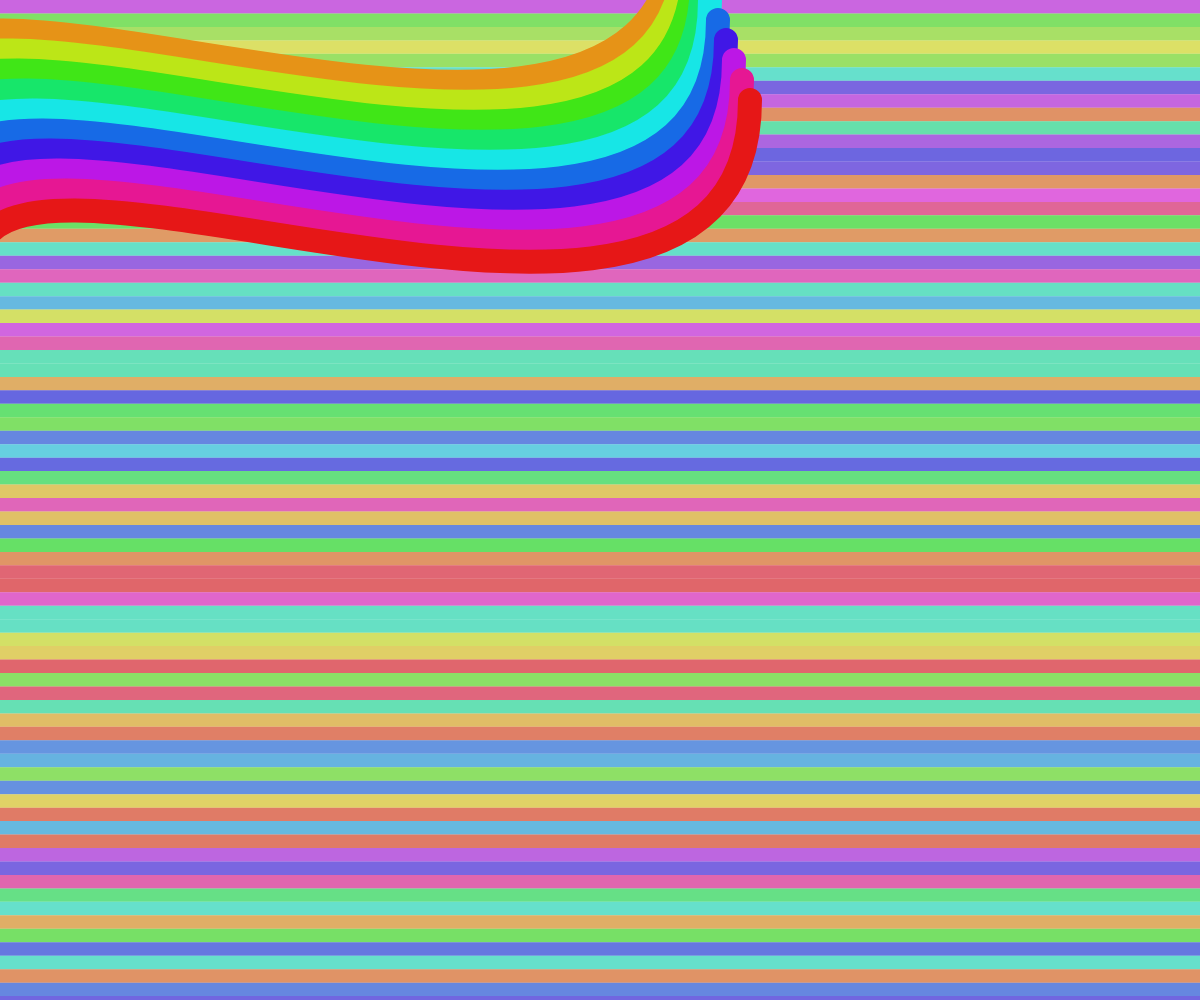
Frame 1 (no input)
Frame 60 (no input): identical to frame 1, image omitted
Frame 120 (the mouse pressed at the canvas centre since frame 60): identical to frame 1, image omitted

The p5.js sketch that drew this single still picture (run headless with seeded random() and noise() and a simulated clock; from frame 60 on, the mouse is pressed at the canvas centre):

// p5.js sketch
// ── sketch.js
// Il y a quatres composante prinicpale dans le tableau. Deux qui apparaissent de facto et deux qui sont activés
// à travers l'interactivité. 
// 1- Le Bezier. 2- Les lignes multicolore d'arrière-plan *sont laissé plus pale pour laisser l'espace colorimétrique
//au prochaines formes et créer un "punch" avec ces dernières.
// 3- Les cerles multicolores (activité par un clic) 4- Les lignes arc-en-ciel activé par la flèche "bas"


// 1-Variables du Bézier

var x1 = -100;
var y1 = 50;

var x2 = -60;
var y2 = -100;

var x3 = 670;
var y3 = 250;

var x4 = 670;
var y4 = -100;

var grad = 0;


  // 2- Variables des lignes d'arrières plan. 
  var stepX;
  var stepY;
  var square;
  
  
    //3- Variables des cercles multicolore
    var circles = [];
    

      //4- Variables des lignes multi-colore
      var lineModuleSize = 0 ;
      var angle = 0;
      var angleSpeed = 3;
      var value = 110 ;
      lineModule = null;


function setup() {
createCanvas(windowWidth, windowHeight);
colorMode(HSB);
background(0, 0, 100);

// 2- Création Lignes (doit être fait en premier comme elles sont dans l'arrière-plan)
// Valeur aléatoire de couleurs
  var w = random(5, 10);
  var h = random(20, 30);
  var hueRect = random(0, 360);

//Décalage des lignes 
  stepX = width;
  stepY = random(10, 20);

// boucle de créations des lignes
  for (var gridY = 0; gridY < height; gridY += stepY) {
  for (var gridX = 0; gridX < width; gridX += stepX) {
  noStroke();
  fill((random(0, 360)), 100, 80, 0.6);
  rect(gridX, gridY, stepX, stepY);
  }}

  // 1- Création du Bézier (Boucle identique à chaque création)

    for (var i = 0; i < 10; i++) {

    x1 = x1 + 8;
    y1 = y1 + 20;

    x2 = x2 + 8;
    y2 = y2 + 20;

    x3 = x3 + 8;
    y3 = y3 + 20;

    x4 = x4 + 8;
    y4 = y4 + 20;

    grad = grad + 36


    noFill();
    stroke(grad, 90, 90);
    strokeWeight(24);
    bezier(x1, y1, x2, y2, x3, y3, x4, y4);
  }
  
  
          //4- Variable de couleur pour la ligne multi-couleur
           var col = color (140, 100, 100); 
    }

function draw() {
  autoScale (640, 360); 
 //3- Création de du cercle lorsqu'activés.  
          var circleL = circles.length;
          for ( var m =0; m < circleL ; m++ ) {
              var c = circles[m];
              c.draw();}
              
              

  //4- Création des lignes multi-couleurs
    if (mouseIsPressed) {
    var x = clickPosX; 
    var y = clickPosY; 
  
    strokeWeight (2); 
    noFill(); 
    stroke(value,100,100, 0.4); 
    push(); 
    translate (x,y); 
    rotate (radians(angle)); 
    if (lineModule !== null) {
      line (lineModule, 0, 0, lineModuleSize, lineModuleSize); 
    }
    else {
      line (0,0, lineModuleSize, lineModuleSize); 
    }
    angle = angle + angleSpeed; 
    
    pop(); 
  }}
// fin de la fonction DRAW  
  
// Début des fonction individuel 

//3- Fonction pour la création du cercle + fonction de création (flèche du bas)
function circlePop() {

        this.x = (mouseX);
        this.y = (mouseY);
        this.size = random(50, 80) -10 ;
        this.colors = [ ];
        for ( var a = 0 ; a < 6 ; a++ ) {
         this.colors.push(color(random(0,360) , 100, 100) );
        }


        this.draw = function() {
          var temp_size = this.size;
          for (var n = 0; n < 6 ; n++){
          noStroke(); 
          fill (this.colors[n]);
          ellipse(this.x, this.y, temp_size ,  temp_size );
          temp_size  = temp_size  - 10  ;
        }
}
}

function keyReleased() {
if (keyCode == DOWN_ARROW) {
      var c = new circlePop();
      circles.push( c );
}}


    //4- Création des lignes lorsque la souris est cliqué
    function mousePressed () {
    lineModuleSize = random (10,60); 
  
    clickPosX = mouseX; 
    clickPosY = mouseY; }

      function keyPressed() {
      if (key === '1') {
        value = 1;
      } else if (key == '2') {
        value = 40;
      } else if (key == '3') {
        value = 80;
      } else if (key == '4') {
        value = 120;
      }else if (key == '5') {
        value = 160;
      }else if (key == '6') {
        value = 200;
      } else if (key == '7') {
        value = 240;
      } else if (key == '8') {
        value = 280;
      }else if (key == '9') {
        value = 320;
      }}
      
function autoScale(targetWidth, targetHeight) {
        var aw = windowWidth/targetWidth;
        var ah = windowHeight/targetHeight;
        translate(windowWidth*0.5,windowHeight*0.5);

        scale( min(aw,ah) );
        translate(-targetWidth*0.5,-targetHeight*0.5);

}
  
  
